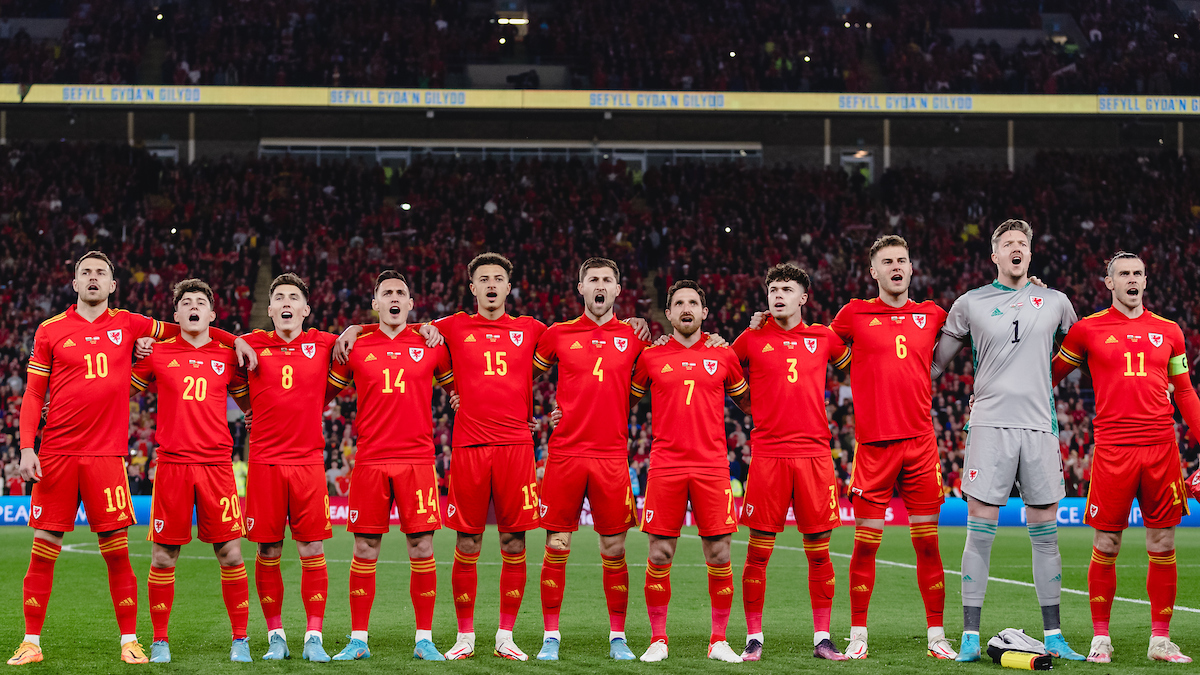
#> input picture static_detection/sample/wales_fa.jpg, 1200 x 675 px
$ python face-detection.py
#> lines starting #> are read from the running program, lines starting #| are printed output that depends on the picture; after the words box and inside, x2 and y2 are one past the last pixel; in counts of white or black regions, pixels touching at a corner belong together
import cv2

# Load the cascade
face_cascade = cv2.CascadeClassifier('haarcascade_frontalface_default.xml')

# Read the input image
img = cv2.imread('sample/wales_fa.jpg')
#> img is the input picture: shape (675, 1200, 3); mean B, G, R 49.3, 56.3, 108.8

# Convert into grayscale
gray = cv2.cvtColor(img, cv2.COLOR_BGR2GRAY)
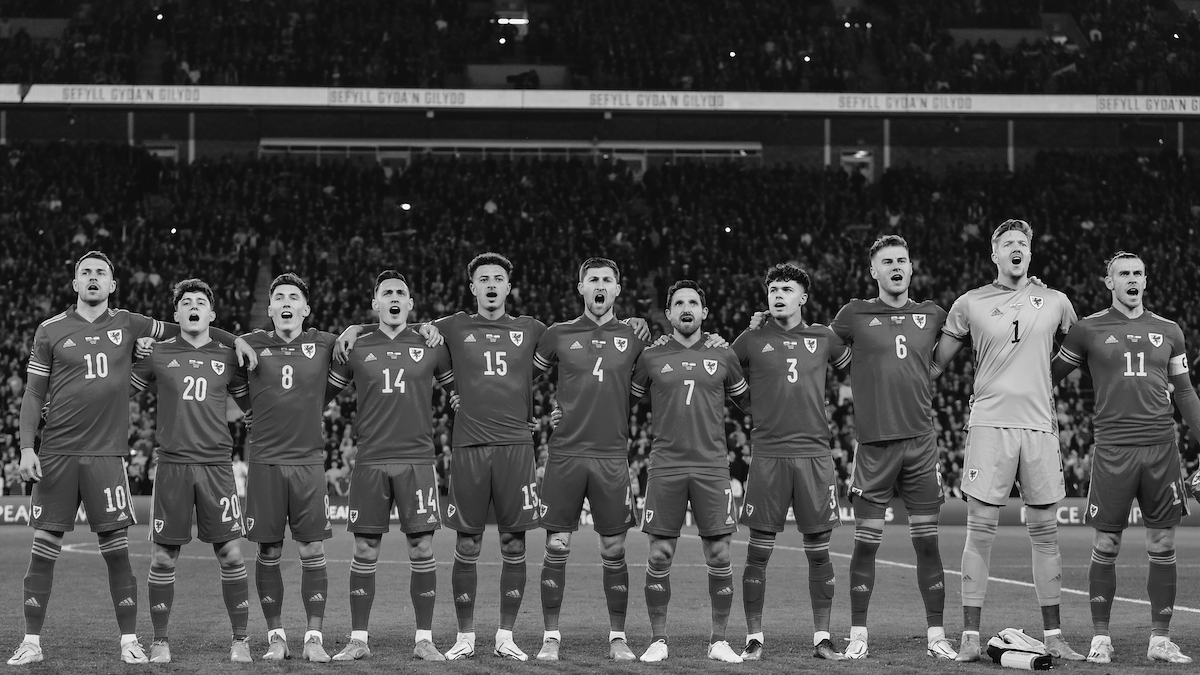
#> gray: shape (675, 1200); min 0, max 255, mean 71.2

# Detect faces
faces = face_cascade.detectMultiScale(gray, 1.1, 4)
#> faces = [[761, 273, 41, 41], [990, 223, 49, 49], [872, 243, 47, 47], [70, 254, 47, 47], [1108, 255, 47, 47], [577, 261, 48, 48], [371, 274, 48, 48], [263, 278, 49, 49], [468, 259, 49, 49], [663, 285, 48, 48], [169, 285, 49, 49]]

# Draw rectangle around the faces
for (x, y, w, h) in faces:
    cv2.rectangle(img, (x, y), (x + w, y + h), (255, 0, 0), 2)
#> this loop made 11 passes
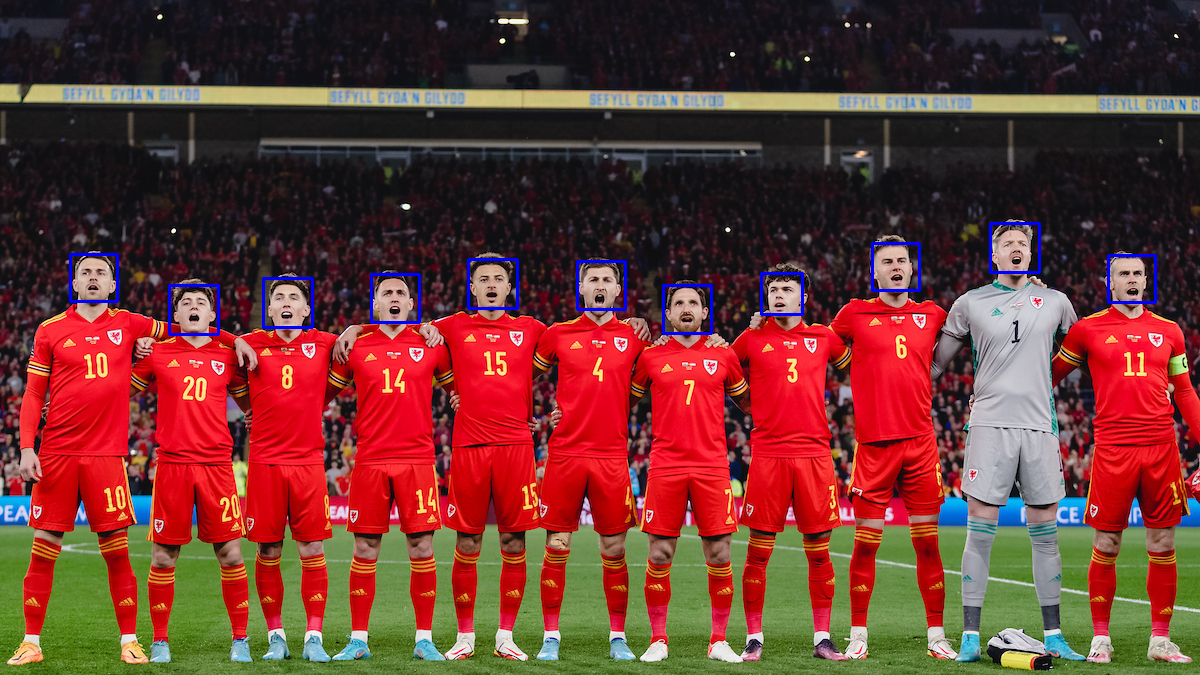
#> img: shape (675, 1200, 3); 0.77% of pixels changed, all inside (x1, y1, x2, y2) = (69, 222, 1157, 336)

# Resize the sample image for display
scale_factor = 90
height = int(img.shape[0] * scale_factor / 100)
#> height = 607
width = int(img.shape[1] * scale_factor / 100)
#> width = 1080
img = cv2.resize(img, (width, height), interpolation = cv2.INTER_AREA)
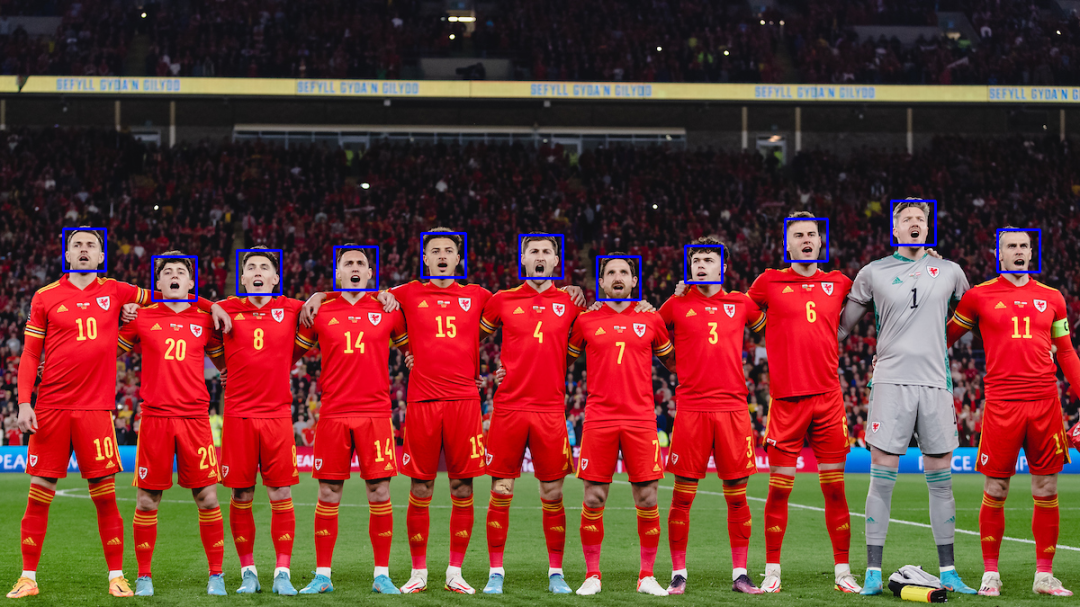
#> img: shape (607, 1080, 3); mean B, G, R 50.8, 55.9, 108.2

# Display the output
cv2.imshow('img', img)
cv2.waitKey()
